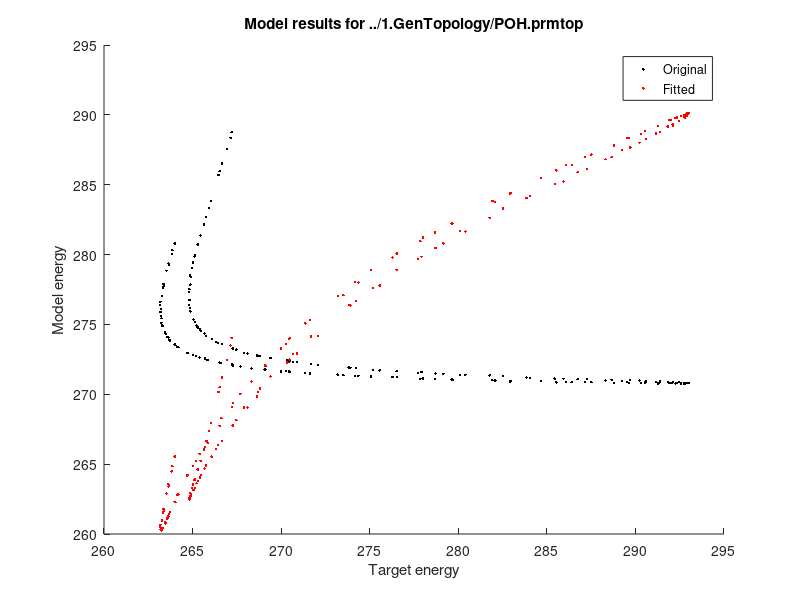

Write MATLAB code to recreate this figure.
% Model accuracy report for fitting ordered by
% 2.4.FitParm.mdgx.
% Written on Mon Mar 31 15:18:19 2025

% System ../1.GenTopology/POH.prmtop
data0 = [
% Target  Original    Model     Error
 267.1485  288.3533  273.4886   -6.3402   % iter1/coords.cdf, Frame 1
 266.9308  287.5459  272.4676   -5.5368   % iter1/coords.cdf, Frame 2
 266.4628  285.7014  270.1658   -3.7030   % iter1/coords.cdf, Frame 3
 266.0387  283.8335  267.9391   -1.9004   % iter1/coords.cdf, Frame 4
 265.7571  282.7031  266.6505   -0.8935   % iter1/coords.cdf, Frame 5
 265.4549  281.3590  265.2365    0.2185   % iter1/coords.cdf, Frame 6
 265.1028  279.8650  263.8760    1.2268   % iter1/coords.cdf, Frame 7
 264.9772  279.0446  263.2845    1.6927   % iter1/coords.cdf, Frame 8
 264.8928  278.4093  262.8911    2.0017   % iter1/coords.cdf, Frame 9
 264.8709  277.8463  262.6454    2.2254   % iter1/coords.cdf, Frame 10
 264.8049  277.3386  262.5318    2.2731   % iter1/coords.cdf, Frame 11
 264.8008  276.3758  262.5066    2.2941   % iter1/coords.cdf, Frame 12
 264.8494  275.9452  262.7183    2.1311   % iter1/coords.cdf, Frame 13
 265.0532  275.3492  263.1492    1.9040   % iter1/coords.cdf, Frame 14
 265.2232  274.9302  263.6329    1.5903   % iter1/coords.cdf, Frame 15
 265.4216  274.6433  264.0322    1.3894   % iter1/coords.cdf, Frame 16
 265.7511  274.1793  264.8935    0.8576   % iter1/coords.cdf, Frame 17
 266.3087  273.7429  266.0905    0.2182   % iter1/coords.cdf, Frame 18
 266.4439  273.6717  266.3767    0.0672   % iter1/coords.cdf, Frame 19
 267.2716  273.2708  267.7626   -0.4910   % iter1/coords.cdf, Frame 20
 267.9127  272.9517  269.0662   -1.1535   % iter1/coords.cdf, Frame 21
 268.6901  272.7363  270.1543   -1.4642   % iter1/coords.cdf, Frame 22
 268.8035  272.7213  270.4172   -1.6136   % iter1/coords.cdf, Frame 23
 270.4783  272.3591  272.4877   -2.0094   % iter1/coords.cdf, Frame 24
 270.6498  272.3055  272.8835   -2.2337   % iter1/coords.cdf, Frame 25
 271.6787  272.1539  274.1492   -2.4704   % iter1/coords.cdf, Frame 26
 273.8223  271.9189  276.4111   -2.5888   % iter1/coords.cdf, Frame 27
 275.1929  271.7450  277.5966   -2.4036   % iter1/coords.cdf, Frame 28
 276.5173  271.6620  278.9025   -2.3852   % iter1/coords.cdf, Frame 29
 277.7365  271.5272  279.6679   -1.9314   % iter1/coords.cdf, Frame 30
 278.7088  271.4803  280.4698   -1.7610   % iter1/coords.cdf, Frame 31
 280.1132  271.3874  281.6909   -1.5777   % iter1/coords.cdf, Frame 32
 282.5220  271.2962  283.2975   -0.7755   % iter1/coords.cdf, Frame 33
 284.0571  271.1765  284.2062   -0.1491   % iter1/coords.cdf, Frame 34
 285.4408  271.1234  285.0500    0.3909   % iter1/coords.cdf, Frame 35
 286.7388  271.0782  285.9027    0.8361   % iter1/coords.cdf, Frame 36
 288.3087  270.9943  286.8202    1.4885   % iter1/coords.cdf, Frame 37
 289.2468  270.9693  287.4831    1.7637   % iter1/coords.cdf, Frame 38
 290.5826  270.9109  288.2631    2.3195   % iter1/coords.cdf, Frame 39
 291.1680  270.8756  288.6755    2.4925   % iter1/coords.cdf, Frame 40
 291.8284  270.8954  289.1618    2.6666   % iter1/coords.cdf, Frame 41
 292.1023  270.8458  289.3295    2.7728   % iter1/coords.cdf, Frame 42
 292.7474  270.7908  289.8322    2.9152   % iter1/coords.cdf, Frame 43
 292.8401  270.8239  289.9316    2.9085   % iter1/coords.cdf, Frame 44
 292.9593  270.7887  290.0889    2.8704   % iter1/coords.cdf, Frame 45
 292.9078  270.7933  290.0931    2.8147   % iter1/coords.cdf, Frame 46
 292.5776  270.7743  289.9320    2.6456   % iter1/coords.cdf, Frame 47
 292.3442  270.7890  289.8146    2.5296   % iter1/coords.cdf, Frame 48
 291.9831  270.8225  289.6368    2.3462   % iter1/coords.cdf, Frame 49
 291.2857  270.7803  289.2053    2.0805   % iter1/coords.cdf, Frame 50
 290.3017  270.7924  288.6315    1.6702   % iter1/coords.cdf, Frame 51
 288.7961  270.8174  287.8175    0.9786   % iter1/coords.cdf, Frame 52
 287.1620  270.8937  286.9718    0.1901   % iter1/coords.cdf, Frame 53
 286.4020  270.8670  286.4043   -0.0022   % iter1/coords.cdf, Frame 54
 284.6758  270.9677  285.4684   -0.7926   % iter1/coords.cdf, Frame 55
 282.9942  270.9570  284.4101   -1.4159   % iter1/coords.cdf, Frame 56
 282.0812  270.9822  283.7755   -1.6943   % iter1/coords.cdf, Frame 57
 279.6794  271.0479  282.2326   -2.5533   % iter1/coords.cdf, Frame 58
 278.6817  271.1103  281.5743   -2.8927   % iter1/coords.cdf, Frame 59
 276.5316  271.2284  280.0734   -3.5418   % iter1/coords.cdf, Frame 60
 276.2876  271.2277  279.7824   -3.4948   % iter1/coords.cdf, Frame 61
 274.3638  271.3257  278.0017   -3.6378   % iter1/coords.cdf, Frame 62
 273.5117  271.3629  277.0859   -3.5742   % iter1/coords.cdf, Frame 63
 271.6320  271.4797  275.3106   -3.6785   % iter1/coords.cdf, Frame 64
 270.4393  271.6326  273.9470   -3.5077   % iter1/coords.cdf, Frame 65
 270.2664  271.6574  273.5904   -3.3240   % iter1/coords.cdf, Frame 66
 269.1221  271.7830  272.0201   -2.8980   % iter1/coords.cdf, Frame 67
 268.3274  271.8549  270.9066   -2.5792   % iter1/coords.cdf, Frame 68
 267.2266  272.1188  269.0995   -1.8729   % iter1/coords.cdf, Frame 69
 266.5281  272.2646  267.7372   -1.2091   % iter1/coords.cdf, Frame 70
 265.8477  272.4625  266.5186   -0.6710   % iter1/coords.cdf, Frame 71
 265.7005  272.5681  266.2296   -0.5291   % iter1/coords.cdf, Frame 72
 265.1804  272.7237  265.2238   -0.0434   % iter1/coords.cdf, Frame 73
 264.7489  272.9562  264.2264    0.5224   % iter1/coords.cdf, Frame 74
 264.2009  273.3802  262.8499    1.3511   % iter1/coords.cdf, Frame 75
 264.0352  273.5174  262.2749    1.7603   % iter1/coords.cdf, Frame 76
 263.7195  273.8618  261.5635    2.1560   % iter1/coords.cdf, Frame 77
 263.6270  274.0726  261.2662    2.3607   % iter1/coords.cdf, Frame 78
 263.4418  274.4300  260.8335    2.6082   % iter1/coords.cdf, Frame 79
 263.3183  274.8682  260.4398    2.8786   % iter1/coords.cdf, Frame 80
 263.2467  275.4416  260.2566    2.9901   % iter1/coords.cdf, Frame 81
 263.2232  275.6177  260.2817    2.9415   % iter1/coords.cdf, Frame 82
 263.2122  276.1079  260.3947    2.8174   % iter1/coords.cdf, Frame 83
 263.2758  277.0175  260.9694    2.3064   % iter1/coords.cdf, Frame 84
 263.3657  277.7466  261.6250    1.7406   % iter1/coords.cdf, Frame 85
 263.3747  277.8600  261.7433    1.6315   % iter1/coords.cdf, Frame 86
 263.6553  279.2618  263.4127    0.2426   % iter1/coords.cdf, Frame 87
 263.8233  280.0440  264.4831   -0.6598   % iter1/coords.cdf, Frame 88
 263.9986  280.7875  265.5497   -1.5510   % iter1/coords.cdf, Frame 89
 267.2065  288.7631  274.0371   -6.8306   % iter1/coords.cdf, Frame 90
 266.6672  286.5124  271.2016   -4.5344   % iter1/coords.cdf, Frame 91
 266.5319  285.9616  270.5079   -3.9761   % iter1/coords.cdf, Frame 92
 265.9208  283.3323  267.3619   -1.4411   % iter1/coords.cdf, Frame 93
 265.6389  282.1507  266.0579   -0.4190   % iter1/coords.cdf, Frame 94
 265.2970  280.7188  264.6190    0.6781   % iter1/coords.cdf, Frame 95
 265.1315  279.9196  263.9110    1.2205   % iter1/coords.cdf, Frame 96
 265.0314  279.4217  263.5288    1.5027   % iter1/coords.cdf, Frame 97
 264.8707  278.5305  262.9460    1.9247   % iter1/coords.cdf, Frame 98
 264.8219  277.5246  262.5289    2.2930   % iter1/coords.cdf, Frame 99
 264.8269  276.7541  262.4822    2.3446   % iter1/coords.cdf, Frame 100
 264.8473  276.1663  262.6225    2.2248   % iter1/coords.cdf, Frame 101
 264.8851  275.9175  262.7057    2.1794   % iter1/coords.cdf, Frame 102
 265.1369  275.1729  263.2802    1.8566   % iter1/coords.cdf, Frame 103
 265.2943  274.7826  263.7787    1.5155   % iter1/coords.cdf, Frame 104
 265.4898  274.5192  264.2041    1.2857   % iter1/coords.cdf, Frame 105
 265.6764  274.3437  264.6748    1.0015   % iter1/coords.cdf, Frame 106
 266.0822  273.9674  265.5352    0.5470   % iter1/coords.cdf, Frame 107
 266.6540  273.6124  266.6668   -0.0129   % iter1/coords.cdf, Frame 108
 267.4694  273.1945  268.1434   -0.6741   % iter1/coords.cdf, Frame 109
 268.0957  272.9297  269.0545   -0.9588   % iter1/coords.cdf, Frame 110
 268.6323  272.7730  269.8303   -1.1980   % iter1/coords.cdf, Frame 111
 269.4032  272.5941  271.2689   -1.8657   % iter1/coords.cdf, Frame 112
 270.3420  272.4099  272.2665   -1.9245   % iter1/coords.cdf, Frame 113
 270.9055  272.3022  272.9091   -2.0036   % iter1/coords.cdf, Frame 114
 272.0717  272.1147  274.1771   -2.1054   % iter1/coords.cdf, Frame 115
 273.9082  271.8970  276.3590   -2.4508   % iter1/coords.cdf, Frame 116
 274.2225  271.8615  276.6627   -2.4402   % iter1/coords.cdf, Frame 117
 275.5661  271.7128  277.7842   -2.2181   % iter1/coords.cdf, Frame 118
 277.9203  271.5947  279.8461   -1.9257   % iter1/coords.cdf, Frame 119
 279.1544  271.4708  280.7990   -1.6446   % iter1/coords.cdf, Frame 120
 280.4062  271.3916  281.6460   -1.2398   % iter1/coords.cdf, Frame 121
 281.7670  271.3579  282.6334   -0.8664   % iter1/coords.cdf, Frame 122
 283.8518  271.2152  284.0396   -0.1879   % iter1/coords.cdf, Frame 123
 285.9377  271.1105  285.2266    0.7110   % iter1/coords.cdf, Frame 124
 287.2628  271.0892  286.1352    1.1276   % iter1/coords.cdf, Frame 125
 288.6573  271.0304  286.9744    1.6829   % iter1/coords.cdf, Frame 126
 289.7045  271.0044  287.6536    2.0509   % iter1/coords.cdf, Frame 127
 290.2286  270.9824  288.0039    2.2247   % iter1/coords.cdf, Frame 128
 291.3923  270.9182  288.7621    2.6302   % iter1/coords.cdf, Frame 129
 292.1231  270.8596  289.2331    2.8900   % iter1/coords.cdf, Frame 130
 292.4568  270.8688  289.5448    2.9120   % iter1/coords.cdf, Frame 131
 292.7953  270.8220  289.8063    2.9890   % iter1/coords.cdf, Frame 132
 292.9292  270.8262  289.9259    3.0032   % iter1/coords.cdf, Frame 133
 293.0134  270.8276  290.1269    2.8865   % iter1/coords.cdf, Frame 134
 292.8217  270.7609  290.0225    2.7992   % iter1/coords.cdf, Frame 135
 292.7357  270.7526  289.9846    2.7511   % iter1/coords.cdf, Frame 136
 292.2607  270.7750  289.7646    2.4961   % iter1/coords.cdf, Frame 137
 291.9219  270.8112  289.6213    2.3006   % iter1/coords.cdf, Frame 138
 290.5415  270.8051  288.8463    1.6952   % iter1/coords.cdf, Frame 139
 289.6289  270.8106  288.3310    1.2980   % iter1/coords.cdf, Frame 140
 289.5376  270.8623  288.3380    1.1996   % iter1/coords.cdf, Frame 141
 287.5126  270.8591  287.1531    0.3595   % iter1/coords.cdf, Frame 142
 286.0669  270.8942  286.4053   -0.3385   % iter1/coords.cdf, Frame 143
 285.5335  270.8537  286.0245   -0.4909   % iter1/coords.cdf, Frame 144
 282.9136  270.9285  284.3627   -1.4491   % iter1/coords.cdf, Frame 145
 281.9284  271.0052  283.8383   -1.9099   % iter1/coords.cdf, Frame 146
 279.6239  271.0464  282.2362   -2.6122   % iter1/coords.cdf, Frame 147
 278.0143  271.1311  281.2175   -3.2032   % iter1/coords.cdf, Frame 148
 277.8626  271.1035  280.9575   -3.0949   % iter1/coords.cdf, Frame 149
 275.0709  271.2677  278.9020   -3.8311   % iter1/coords.cdf, Frame 150
 274.1843  271.3134  278.0449   -3.8606   % iter1/coords.cdf, Frame 151
 273.1929  271.4066  277.0319   -3.8391   % iter1/coords.cdf, Frame 152
 271.3657  271.5240  275.0783   -3.7126   % iter1/coords.cdf, Frame 153
 270.5167  271.6075  274.0240   -3.5074   % iter1/coords.cdf, Frame 154
 269.9924  271.6364  273.2717   -3.2793   % iter1/coords.cdf, Frame 155
 269.0738  271.7798  272.1121   -3.0383   % iter1/coords.cdf, Frame 156
 267.7008  271.9807  270.0318   -2.3310   % iter1/coords.cdf, Frame 157
 267.2717  272.0678  269.3696   -2.0980   % iter1/coords.cdf, Frame 158
 266.6251  272.2402  268.2905   -1.6654   % iter1/coords.cdf, Frame 159
 265.8317  272.4522  266.6515   -0.8198   % iter1/coords.cdf, Frame 160
 265.3943  272.6298  265.7348   -0.3405   % iter1/coords.cdf, Frame 161
 265.0310  272.7938  264.8852    0.1458   % iter1/coords.cdf, Frame 162
 264.6943  272.9409  264.1788    0.5155   % iter1/coords.cdf, Frame 163
 264.1478  273.3966  262.7781    1.3697   % iter1/coords.cdf, Frame 164
 263.9878  273.5869  262.3056    1.6822   % iter1/coords.cdf, Frame 165
 263.6818  273.8953  261.4352    2.2466   % iter1/coords.cdf, Frame 166
 263.5698  274.1202  261.1049    2.4648   % iter1/coords.cdf, Frame 167
 263.4814  274.3318  260.7660    2.7155   % iter1/coords.cdf, Frame 168
 263.2804  274.9134  260.3804    2.9000   % iter1/coords.cdf, Frame 169
 263.2388  275.1074  260.2508    2.9881   % iter1/coords.cdf, Frame 170
 263.1909  275.8866  260.3284    2.8625   % iter1/coords.cdf, Frame 171
 263.1713  276.3830  260.5132    2.6581   % iter1/coords.cdf, Frame 172
 263.1871  276.6154  260.6524    2.5347   % iter1/coords.cdf, Frame 173
 263.3235  277.6367  261.5142    1.8093   % iter1/coords.cdf, Frame 174
 263.3477  277.8795  261.7665    1.5812   % iter1/coords.cdf, Frame 175
 263.5254  278.8450  262.8906    0.6348   % iter1/coords.cdf, Frame 176
 263.6367  279.3622  263.5641    0.0726   % iter1/coords.cdf, Frame 177
 263.8550  280.3068  264.8516   -0.9966   % iter1/coords.cdf, Frame 178
];

% System ../1.GenTopology/POH.prmtop
components0 = [
%    elec      LJ        bond      angl      dihe
 208.5581   34.8455   15.1018   28.8040    1.0439    % iter1/coords.cdf, Frame 1
 208.5062   34.0794   15.0694   28.8457    1.0452    % iter1/coords.cdf, Frame 2
 208.3991   32.3298   15.0849   28.8415    1.0461    % iter1/coords.cdf, Frame 3
 208.2836   30.6263   15.0840   28.7942    1.0454    % iter1/coords.cdf, Frame 4
 208.2050   29.5454   15.0946   28.8118    1.0463    % iter1/coords.cdf, Frame 5
 208.0999   28.3000   15.1041   28.8092    1.0457    % iter1/coords.cdf, Frame 6
 207.9582   26.9491   15.0854   28.8273    1.0450    % iter1/coords.cdf, Frame 7
 207.8859   26.1840   15.0984   28.8293    1.0469    % iter1/coords.cdf, Frame 8
 207.8248   25.6439   15.0898   28.8053    1.0456    % iter1/coords.cdf, Frame 9
 207.7728   25.1449   15.0915   28.7914    1.0458    % iter1/coords.cdf, Frame 10
 207.7138   24.6587   15.1207   28.7987    1.0467    % iter1/coords.cdf, Frame 11
 207.5925   23.8558   15.0703   28.8134    1.0439    % iter1/coords.cdf, Frame 12
 207.5304   23.4493   15.0813   28.8415    1.0427    % iter1/coords.cdf, Frame 13
 207.4595   22.9482   15.0907   28.8049    1.0459    % iter1/coords.cdf, Frame 14
 207.3963   22.5878   15.0872   28.8135    1.0454    % iter1/coords.cdf, Frame 15
 207.3576   22.3514   15.0911   28.8005    1.0426    % iter1/coords.cdf, Frame 16
 207.2798   21.9712   15.0809   28.8012    1.0462    % iter1/coords.cdf, Frame 17
 207.2041   21.5999   15.0898   28.8030    1.0462    % iter1/coords.cdf, Frame 18
 207.1907   21.5288   15.0892   28.8172    1.0458    % iter1/coords.cdf, Frame 19
 207.1165   21.2212   15.0852   28.8011    1.0468    % iter1/coords.cdf, Frame 20
 207.0475   20.9684   15.0677   28.8219    1.0462    % iter1/coords.cdf, Frame 21
 207.0100   20.7928   15.0730   28.8177    1.0427    % iter1/coords.cdf, Frame 22
 206.9986   20.7679   15.0816   28.8269    1.0463    % iter1/coords.cdf, Frame 23
 206.9243   20.5138   15.0756   28.7988    1.0466    % iter1/coords.cdf, Frame 24
 206.9173   20.4574   15.0960   28.7889    1.0459    % iter1/coords.cdf, Frame 25
 206.8783   20.3280   15.1004   28.8026    1.0446    % iter1/coords.cdf, Frame 26
 206.8119   20.1375   15.1134   28.8086    1.0475    % iter1/coords.cdf, Frame 27
 206.7710   20.0416   15.0843   28.8006    1.0474    % iter1/coords.cdf, Frame 28
 206.7433   19.9489   15.1053   28.8172    1.0472    % iter1/coords.cdf, Frame 29
 206.7205   19.8993   15.0697   28.7915    1.0461    % iter1/coords.cdf, Frame 30
 206.6974   19.8635   15.0849   28.7886    1.0459    % iter1/coords.cdf, Frame 31
 206.6657   19.7807   15.0787   28.8147    1.0476    % iter1/coords.cdf, Frame 32
 206.6337   19.7014   15.0873   28.8279    1.0459    % iter1/coords.cdf, Frame 33
 206.6015   19.6530   15.0621   28.8145    1.0454    % iter1/coords.cdf, Frame 34
 206.5896   19.6177   15.0744   28.7940    1.0477    % iter1/coords.cdf, Frame 35
 206.5698   19.5754   15.0864   28.8003    1.0463    % iter1/coords.cdf, Frame 36
 206.5484   19.5340   15.0810   28.7869    1.0440    % iter1/coords.cdf, Frame 37
 206.5308   19.5030   15.0771   28.8119    1.0465    % iter1/coords.cdf, Frame 38
 206.5110   19.4790   15.0721   28.8018    1.0470    % iter1/coords.cdf, Frame 39
 206.4967   19.4628   15.0640   28.8057    1.0463    % iter1/coords.cdf, Frame 40
 206.4979   19.4366   15.1102   28.8052    1.0454    % iter1/coords.cdf, Frame 41
 206.4901   19.4266   15.0865   28.7987    1.0439    % iter1/coords.cdf, Frame 42
 206.4727   19.3994   15.0844   28.7914    1.0430    % iter1/coords.cdf, Frame 43
 206.4726   19.4138   15.0936   28.7965    1.0475    % iter1/coords.cdf, Frame 44
 206.4572   19.3909   15.0943   28.8018    1.0446    % iter1/coords.cdf, Frame 45
 206.4577   19.3811   15.0920   28.8178    1.0447    % iter1/coords.cdf, Frame 46
 206.4501   19.3878   15.0765   28.8161    1.0438    % iter1/coords.cdf, Frame 47
 206.4495   19.3942   15.0871   28.8123    1.0458    % iter1/coords.cdf, Frame 48
 206.4579   19.4011   15.1103   28.8059    1.0473    % iter1/coords.cdf, Frame 49
 206.4547   19.3962   15.0910   28.7927    1.0457    % iter1/coords.cdf, Frame 50
 206.4572   19.4106   15.0864   28.7919    1.0464    % iter1/coords.cdf, Frame 51
 206.4623   19.4158   15.0832   28.8117    1.0445    % iter1/coords.cdf, Frame 52
 206.4711   19.4489   15.0958   28.8319    1.0460    % iter1/coords.cdf, Frame 53
 206.4810   19.4655   15.0699   28.8019    1.0487    % iter1/coords.cdf, Frame 54
 206.4956   19.4997   15.1043   28.8223    1.0457    % iter1/coords.cdf, Frame 55
 206.5094   19.5127   15.1020   28.7861    1.0467    % iter1/coords.cdf, Frame 56
 206.5146   19.5457   15.0836   28.7939    1.0445    % iter1/coords.cdf, Frame 57
 206.5334   19.5855   15.0886   28.7960    1.0444    % iter1/coords.cdf, Frame 58
 206.5515   19.6123   15.1024   28.8013    1.0428    % iter1/coords.cdf, Frame 59
 206.5658   19.6756   15.1009   28.8398    1.0463    % iter1/coords.cdf, Frame 60
 206.5734   19.6855   15.0998   28.8207    1.0483    % iter1/coords.cdf, Frame 61
 206.6055   19.7658   15.0922   28.8169    1.0454    % iter1/coords.cdf, Frame 62
 206.6228   19.8099   15.0817   28.8000    1.0485    % iter1/coords.cdf, Frame 63
 206.6534   19.8933   15.0864   28.7999    1.0467    % iter1/coords.cdf, Frame 64
 206.6900   19.9789   15.1117   28.8066    1.0454    % iter1/coords.cdf, Frame 65
 206.6949   20.0109   15.0945   28.8131    1.0441    % iter1/coords.cdf, Frame 66
 206.7265   20.1192   15.0778   28.8134    1.0461    % iter1/coords.cdf, Frame 67
 206.7497   20.1977   15.0732   28.7915    1.0429    % iter1/coords.cdf, Frame 68
 206.8046   20.3715   15.0877   28.8124    1.0427    % iter1/coords.cdf, Frame 69
 206.8456   20.5129   15.0718   28.7866    1.0477    % iter1/coords.cdf, Frame 70
 206.8852   20.6603   15.0895   28.7802    1.0473    % iter1/coords.cdf, Frame 71
 206.9002   20.7125   15.1045   28.8050    1.0460    % iter1/coords.cdf, Frame 72
 206.9354   20.8430   15.0924   28.8042    1.0488    % iter1/coords.cdf, Frame 73
 206.9774   21.0323   15.0809   28.8162    1.0494    % iter1/coords.cdf, Frame 74
 207.0577   21.3530   15.1015   28.8224    1.0456    % iter1/coords.cdf, Frame 75
 207.0926   21.5056   15.0834   28.7897    1.0461    % iter1/coords.cdf, Frame 76
 207.1364   21.7835   15.0777   28.8169    1.0473    % iter1/coords.cdf, Frame 77
 207.1735   21.9374   15.0938   28.8234    1.0445    % iter1/coords.cdf, Frame 78
 207.2242   22.2294   15.1045   28.8270    1.0449    % iter1/coords.cdf, Frame 79
 207.2893   22.6278   15.0774   28.8275    1.0462    % iter1/coords.cdf, Frame 80
 207.3735   23.1365   15.0774   28.8092    1.0450    % iter1/coords.cdf, Frame 81
 207.3936   23.2726   15.0852   28.8203    1.0460    % iter1/coords.cdf, Frame 82
 207.4565   23.7152   15.0731   28.8186    1.0445    % iter1/coords.cdf, Frame 83
 207.5623   24.4481   15.1206   28.8427    1.0439    % iter1/coords.cdf, Frame 84
 207.6440   25.1586   15.0942   28.8051    1.0447    % iter1/coords.cdf, Frame 85
 207.6560   25.2600   15.0847   28.8143    1.0449    % iter1/coords.cdf, Frame 86
 207.7926   26.5021   15.0980   28.8247    1.0444    % iter1/coords.cdf, Frame 87
 207.8612   27.2147   15.1097   28.8125    1.0458    % iter1/coords.cdf, Frame 88
 207.9233   27.9019   15.1049   28.8138    1.0435    % iter1/coords.cdf, Frame 89
 208.5874   35.2040   15.1170   28.8098    1.0450    % iter1/coords.cdf, Frame 90
 208.4631   33.1266   15.0753   28.7996    1.0478    % iter1/coords.cdf, Frame 91
 208.4288   32.5849   15.0781   28.8215    1.0482    % iter1/coords.cdf, Frame 92
 208.2624   30.1191   15.1161   28.7884    1.0463    % iter1/coords.cdf, Frame 93
 208.1699   29.0735   15.0883   28.7743    1.0447    % iter1/coords.cdf, Frame 94
 208.0483   27.7073   15.0931   28.8246    1.0456    % iter1/coords.cdf, Frame 95
 207.9810   27.0088   15.0801   28.8064    1.0433    % iter1/coords.cdf, Frame 96
 207.9321   26.5400   15.0837   28.8183    1.0476    % iter1/coords.cdf, Frame 97
 207.8395   25.7385   15.0766   28.8298    1.0461    % iter1/coords.cdf, Frame 98
 207.7394   24.8563   15.0797   28.8006    1.0485    % iter1/coords.cdf, Frame 99
 207.6488   24.1514   15.0919   28.8203    1.0417    % iter1/coords.cdf, Frame 100
 207.5721   23.6277   15.0857   28.8335    1.0473    % iter1/coords.cdf, Frame 101
 207.5365   23.4285   15.0809   28.8274    1.0441    % iter1/coords.cdf, Frame 102
 207.4375   22.8095   15.0764   28.8040    1.0455    % iter1/coords.cdf, Frame 103
 207.3792   22.4667   15.0840   28.8080    1.0446    % iter1/coords.cdf, Frame 104
 207.3392   22.2515   15.0736   28.8085    1.0464    % iter1/coords.cdf, Frame 105
 207.3057   22.0723   15.0888   28.8310    1.0459    % iter1/coords.cdf, Frame 106
 207.2475   21.7657   15.0921   28.8149    1.0471    % iter1/coords.cdf, Frame 107
 207.1812   21.4592   15.1018   28.8231    1.0472    % iter1/coords.cdf, Frame 108
 207.1025   21.1380   15.0965   28.8125    1.0450    % iter1/coords.cdf, Frame 109
 207.0539   20.9686   15.0627   28.8019    1.0426    % iter1/coords.cdf, Frame 110
 207.0255   20.8428   15.0682   28.7914    1.0451    % iter1/coords.cdf, Frame 111
 206.9672   20.6500   15.0958   28.8351    1.0460    % iter1/coords.cdf, Frame 112
 206.9375   20.5340   15.0974   28.7957    1.0454    % iter1/coords.cdf, Frame 113
 206.9147   20.4591   15.0846   28.7972    1.0467    % iter1/coords.cdf, Frame 114
 206.8787   20.3240   15.0846   28.7832    1.0441    % iter1/coords.cdf, Frame 115
 206.8074   20.1384   15.0865   28.8213    1.0433    % iter1/coords.cdf, Frame 116
 206.7992   20.1145   15.0880   28.8157    1.0441    % iter1/coords.cdf, Frame 117
 206.7686   20.0215   15.0731   28.8047    1.0449    % iter1/coords.cdf, Frame 118
 206.7182   19.9019   15.1025   28.8239    1.0482    % iter1/coords.cdf, Frame 119
 206.6849   19.8399   15.0838   28.8163    1.0460    % iter1/coords.cdf, Frame 120
 206.6660   19.7909   15.0773   28.8109    1.0465    % iter1/coords.cdf, Frame 121
 206.6525   19.7439   15.1045   28.8126    1.0443    % iter1/coords.cdf, Frame 122
 206.6096   19.6573   15.0800   28.8207    1.0476    % iter1/coords.cdf, Frame 123
 206.5899   19.6035   15.0905   28.7823    1.0442    % iter1/coords.cdf, Frame 124
 206.5685   19.5669   15.1046   28.8022    1.0470    % iter1/coords.cdf, Frame 125
 206.5474   19.5332   15.0887   28.8164    1.0447    % iter1/coords.cdf, Frame 126
 206.5333   19.5033   15.1023   28.8180    1.0475    % iter1/coords.cdf, Frame 127
 206.5226   19.4903   15.0892   28.8319    1.0484    % iter1/coords.cdf, Frame 128
 206.5011   19.4522   15.0892   28.8316    1.0442    % iter1/coords.cdf, Frame 129
 206.4924   19.4391   15.0935   28.7887    1.0460    % iter1/coords.cdf, Frame 130
 206.4837   19.4168   15.1023   28.8183    1.0476    % iter1/coords.cdf, Frame 131
 206.4697   19.4043   15.0856   28.8136    1.0488    % iter1/coords.cdf, Frame 132
 206.4692   19.4007   15.1007   28.8107    1.0449    % iter1/coords.cdf, Frame 133
 206.4594   19.4000   15.0869   28.8359    1.0454    % iter1/coords.cdf, Frame 134
 206.4569   19.3816   15.0834   28.7956    1.0434    % iter1/coords.cdf, Frame 135
 206.4525   19.3820   15.0749   28.7994    1.0438    % iter1/coords.cdf, Frame 136
 206.4544   19.3880   15.0964   28.7893    1.0469    % iter1/coords.cdf, Frame 137
 206.4500   19.3973   15.1025   28.8145    1.0468    % iter1/coords.cdf, Frame 138
 206.4573   19.4052   15.0989   28.7968    1.0469    % iter1/coords.cdf, Frame 139
 206.4553   19.4120   15.0875   28.8114    1.0443    % iter1/coords.cdf, Frame 140
 206.4598   19.4254   15.1134   28.8199    1.0439    % iter1/coords.cdf, Frame 141
 206.4651   19.4450   15.0753   28.8274    1.0463    % iter1/coords.cdf, Frame 142
 206.4708   19.4598   15.0771   28.8421    1.0444    % iter1/coords.cdf, Frame 143
 206.4745   19.4648   15.0682   28.8032    1.0430    % iter1/coords.cdf, Frame 144
 206.5014   19.5249   15.0696   28.7868    1.0457    % iter1/coords.cdf, Frame 145
 206.5107   19.5488   15.0937   28.8072    1.0448    % iter1/coords.cdf, Frame 146
 206.5312   19.5915   15.0852   28.7950    1.0435    % iter1/coords.cdf, Frame 147
 206.5437   19.6312   15.0918   28.8153    1.0490    % iter1/coords.cdf, Frame 148
 206.5487   19.6392   15.0626   28.8059    1.0470    % iter1/coords.cdf, Frame 149
 206.5800   19.7252   15.0958   28.8201    1.0467    % iter1/coords.cdf, Frame 150
 206.5986   19.7603   15.0880   28.8218    1.0447    % iter1/coords.cdf, Frame 151
 206.6184   19.8190   15.0956   28.8275    1.0461    % iter1/coords.cdf, Frame 152
 206.6531   19.9183   15.0754   28.8342    1.0428    % iter1/coords.cdf, Frame 153
 206.6831   19.9823   15.1137   28.7833    1.0451    % iter1/coords.cdf, Frame 154
 206.6934   20.0277   15.0875   28.7825    1.0453    % iter1/coords.cdf, Frame 155
 206.7249   20.1044   15.0987   28.8036    1.0482    % iter1/coords.cdf, Frame 156
 206.7708   20.2796   15.0738   28.8088    1.0478    % iter1/coords.cdf, Frame 157
 206.7928   20.3314   15.0933   28.8053    1.0450    % iter1/coords.cdf, Frame 158
 206.8269   20.4433   15.1046   28.8174    1.0481    % iter1/coords.cdf, Frame 159
 206.8748   20.6398   15.0804   28.8116    1.0456    % iter1/coords.cdf, Frame 160
 206.9141   20.7678   15.0912   28.8105    1.0461    % iter1/coords.cdf, Frame 161
 206.9451   20.9084   15.0802   28.8144    1.0457    % iter1/coords.cdf, Frame 162
 206.9733   21.0307   15.0820   28.8091    1.0458    % iter1/coords.cdf, Frame 163
 207.0510   21.3721   15.0998   28.8300    1.0437    % iter1/coords.cdf, Frame 164
 207.0855   21.5237   15.1031   28.8308    1.0437    % iter1/coords.cdf, Frame 165
 207.1405   21.8286   15.0667   28.8159    1.0435    % iter1/coords.cdf, Frame 166
 207.1794   22.0044   15.0859   28.8060    1.0445    % iter1/coords.cdf, Frame 167
 207.2169   22.2136   15.0605   28.7977    1.0431    % iter1/coords.cdf, Frame 168
 207.2965   22.6689   15.0924   28.8118    1.0438    % iter1/coords.cdf, Frame 169
 207.3246   22.8763   15.0675   28.7950    1.0440    % iter1/coords.cdf, Frame 170
 207.4192   23.4955   15.0868   28.8373    1.0478    % iter1/coords.cdf, Frame 171
 207.4750   23.9650   15.0585   28.8389    1.0456    % iter1/coords.cdf, Frame 172
 207.5054   24.1672   15.0683   28.8290    1.0454    % iter1/coords.cdf, Frame 173
 207.6244   25.0321   15.0994   28.8344    1.0464    % iter1/coords.cdf, Frame 174
 207.6449   25.2970   15.0711   28.8196    1.0470    % iter1/coords.cdf, Frame 175
 207.7416   26.1398   15.0891   28.8281    1.0464    % iter1/coords.cdf, Frame 176
 207.7895   26.6133   15.0715   28.8400    1.0480    % iter1/coords.cdf, Frame 177
 207.8715   27.4265   15.1019   28.8597    1.0472    % iter1/coords.cdf, Frame 178
];
figure; hold on;
plot(data0(:,1), data0(:,2), 'k.');
plot(data0(:,1), data0(:,3), 'r.');
legend('Original', 'Fitted');
xlabel('Target energy');
ylabel('Model energy');
title('Model results for ../1.GenTopology/POH.prmtop');
n = input('Ready?');

